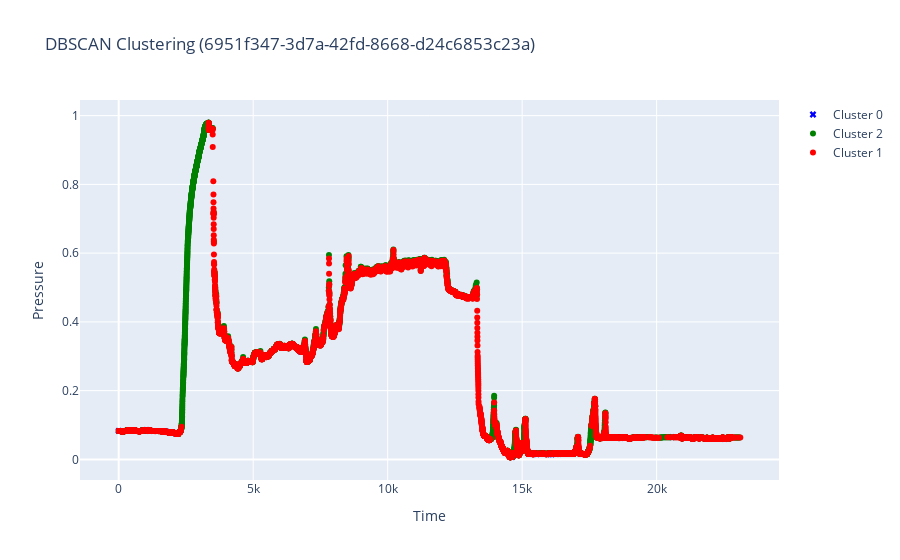

Notebook code cell kept with this figure:
### Markdown cell above
## Сырая кластеризация

### Code cell
filename, recovery, drop, clust_df = process_file_without_postfilters(filename, DATA_PATH)
plot_data(clust_df, filename)

### Figure 1 — Plotly figure (JSON) as saved in the notebook; plotly's stock layout.template omitted (floating-point values rounded to 4 significant figures; data arrays with more than 128 entries replaced by an {"elided": "..."} marker saying what was removed)
{"data": [{"marker": {"color": "blue", "size": 6, "symbol": "x"}, "mode": "markers", "name": "Cluster 0", "type": "scatter", "x": [0.0, 552.4, 894.7, 1013.0, 1041.0, 1149.0, 1751.0, 1788.0, 2111.0, 2140.0, 6752.0, 12590.0, 14420.0, 14430.0, 14620.0, 14630.0, 14640.0, 15390.0, 15490.0, 15540.0, 15920.0, 16040.0, 16100.0, 16100.0, 16280.0, 16370.0, 16400.0, 18660.0, 20570.0, 21690.0, 22530.0, 22610.0], "y": [0.08282, 0.08408, 0.08389, 0.08504, 0.08526, 0.08329, 0.08058, 0.08003, 0.07576, 0.07514, 0.3142, 0.4801, 0.0233, 0.02329, 0.00722, 0.007222, 0.007213, 0.01619, 0.01648, 0.01558, 0.01545, 0.01571, 0.01558, 0.01558, 0.01588, 0.01632, 0.01671, 0.0624, 0.06472, 0.06282, 0.05993, 0.06199]}, {"marker": {"color": "green", "size": 6, "symbol": "circle"}, "mode": "markers", "name": "Cluster 2", "type": "scatter", "x": {"elided": "7601 float values"}, "y": {"elided": "7601 float values"}}, {"marker": {"color": "red", "size": 6, "symbol": "circle"}, "mode": "markers", "name": "Cluster 1", "type": "scatter", "x": {"elided": "7052 float values"}, "y": {"elided": "7052 float values"}}], "layout": {"showlegend": true, "title": {"text": "DBSCAN Clustering (6951f347-3d7a-42fd-8668-d24c6853c23a)"}, "xaxis": {"title": {"text": "Time"}}, "yaxis": {"title": {"text": "Pressure"}}}}
